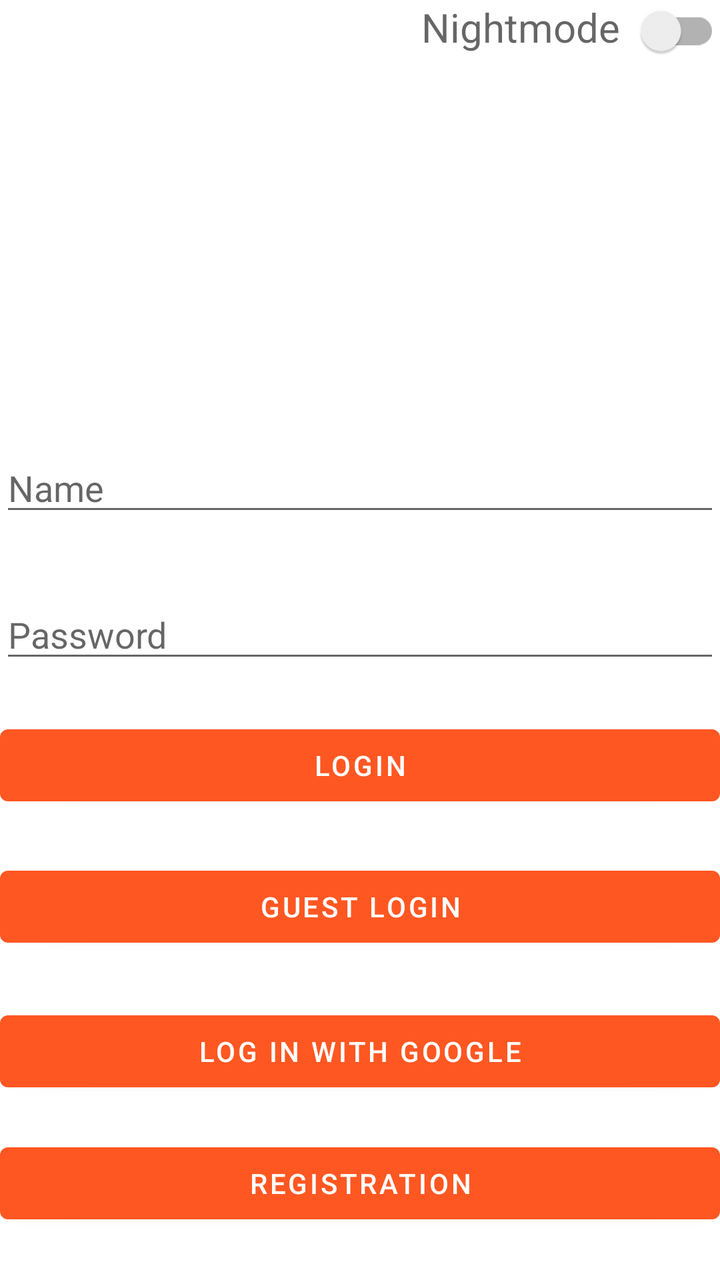
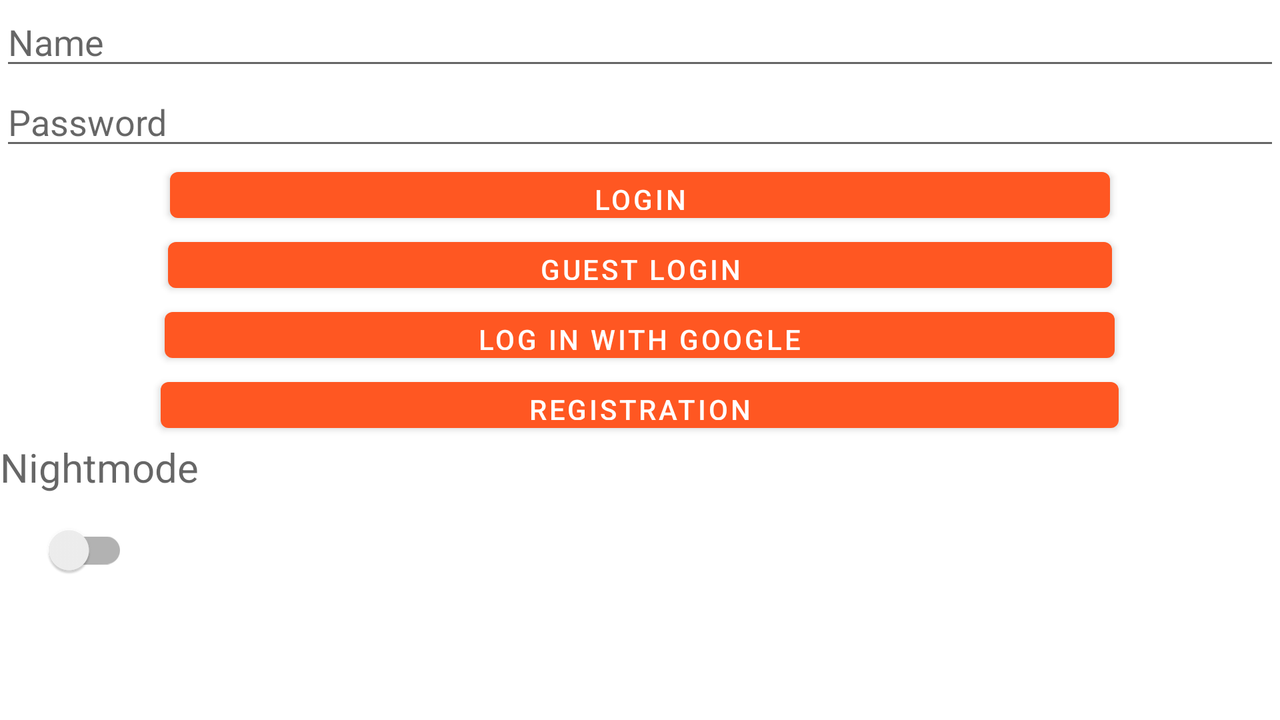

First picture: res/layout/ on a phone held upright. Second picture: the repository's own variant of that layout, on a device whose configuration matches the variant's folder. Source for both follows.
<!-- AndroidManifest.xml: application theme Theme.Light -->
<!-- res/layout/activity_main.xml -->
<?xml version="1.0" encoding="utf-8"?>
<androidx.constraintlayout.widget.ConstraintLayout
    xmlns:android="http://schemas.android.com/apk/res/android"
    xmlns:tools="http://schemas.android.com/tools"
    xmlns:app="http://schemas.android.com/apk/res-auto"
    android:layout_width="match_parent"
    android:layout_height="match_parent"
    tools:context=".MainActivity">


    <TextView
        android:id="@+id/nightMode"
        android:layout_width="102dp"
        android:layout_height="51dp"
        android:hint="@string/night_mode"
        android:inputType="text"
        android:textSize="20dp"
        app:layout_constraintBottom_toBottomOf="parent"
        app:layout_constraintEnd_toEndOf="@+id/bt_switch"
        app:layout_constraintHorizontal_bias="0.816"
        app:layout_constraintStart_toStartOf="parent"
        app:layout_constraintTop_toTopOf="parent"
        app:layout_constraintVertical_bias="0.0" />

    <androidx.appcompat.widget.SwitchCompat
        android:id="@+id/bt_switch"
        android:layout_width="85dp"
        android:layout_height="31dp"
        app:layout_constraintEnd_toEndOf="parent"
        app:layout_constraintHorizontal_bias="1.0"
        app:layout_constraintStart_toStartOf="parent"
        app:layout_constraintTop_toTopOf="parent" />

    <EditText

        android:id="@+id/editTextUserName"
        android:layout_width="match_parent"
        android:layout_height="wrap_content"
        android:ems="10"
        android:hint="@string/name"
        android:inputType="text"
        app:layout_constraintBottom_toBottomOf="parent"
        app:layout_constraintTop_toTopOf="parent"
        app:layout_constraintVertical_bias="0.37"
        tools:layout_editor_absoluteX="0dp" />

    <EditText

        android:id="@+id/editTextPassword"
        android:layout_width="match_parent"
        android:layout_height="wrap_content"
        android:layout_marginBottom="200dp"
        android:ems="10"
        android:hint="@string/password"
        android:inputType="textPassword"
        app:layout_constraintBottom_toBottomOf="parent"
        app:layout_constraintTop_toBottomOf="@+id/editTextUserName"
        app:layout_constraintVertical_bias="0.235"
        tools:layout_editor_absoluteX="-16dp" />

    <Button
        android:id="@+id/loginButton"
        android:layout_width="0dp"
        android:layout_height="wrap_content"
        android:onClick="login"
        android:text="@string/login"
        app:layout_constraintBottom_toBottomOf="parent"
        app:layout_constraintEnd_toEndOf="parent"
        app:layout_constraintHorizontal_bias="1.0"
        app:layout_constraintStart_toStartOf="parent"
        app:layout_constraintTop_toBottomOf="@+id/editTextPassword"
        app:layout_constraintVertical_bias="0.088" />

    <Button
        android:id="@+id/guestLoginButton"
        android:layout_width="0dp"
        android:layout_height="wrap_content"
        android:onClick="guestLogin"
        android:text="@string/guest_login"
        app:layout_constraintBottom_toBottomOf="parent"
        app:layout_constraintEnd_toEndOf="parent"
        app:layout_constraintHorizontal_bias="0.0"
        app:layout_constraintStart_toStartOf="parent"
        app:layout_constraintTop_toBottomOf="@+id/loginButton"
        app:layout_constraintVertical_bias="0.122" />

    <Button
        android:id="@+id/googleSignInButton"
        android:layout_width="0dp"
        android:layout_height="wrap_content"
        android:layout_marginTop="20dp"
        android:onClick="loginWithGoogle"
        android:text="@string/log_in_with_google"
        app:layout_constraintBottom_toBottomOf="parent"
        app:layout_constraintEnd_toEndOf="parent"
        app:layout_constraintHorizontal_bias="1.0"
        app:layout_constraintStart_toStartOf="parent"
        app:layout_constraintTop_toBottomOf="@+id/guestLoginButton"
        app:layout_constraintVertical_bias="0.047" />

    <Button
        android:id="@+id/registerButton"
        android:layout_width="0dp"
        android:layout_height="wrap_content"
        android:layout_marginTop="12dp"
        android:text="@string/registration"
        android:onClick="register"
        app:layout_constraintBottom_toBottomOf="parent"
        app:layout_constraintEnd_toEndOf="parent"
        app:layout_constraintHorizontal_bias="0.0"
        app:layout_constraintStart_toStartOf="parent"
        app:layout_constraintTop_toBottomOf="@+id/googleSignInButton"
        app:layout_constraintVertical_bias="0.195" />

</androidx.constraintlayout.widget.ConstraintLayout>
<!-- resources referenced by this layout -->
<resources>
  <string name="guest_login">Guest login</string>
  <string name="log_in_with_google">Log in with Google</string>
  <string name="login">Login</string>
  <string name="name">Name</string>
  <string name="night_mode">Nightmode</string>
  <string name="password">Password</string>
  <string name="registration">Registration</string>
  <style name="Theme.Light" parent="Theme.MaterialComponents.DayNight.DarkActionBar">
          
          <item name="colorPrimary">@color/orange</item>
          <item name="colorPrimaryVariant">@color/teal</item>
          <item name="colorOnPrimary">@color/white</item>
          
          <item name="colorSecondary">@color/blue</item>
          <item name="colorSecondaryVariant">@color/yellow</item>
          <item name="colorOnSecondary">@color/black</item>
          
          <item name="android:statusBarColor" tools:targetApi="l">?attr/colorPrimaryVariant</item>
          
      </style>
  <color name="orange">#FF5722</color>
  <color name="teal">#009688</color>
  <color name="white">#FFFFFFFF</color>
  <color name="blue">#3F51B5</color>
  <color name="yellow">#FFEB3B</color>
  <color name="black">#FF000000</color>
</resources>
<!-- res/layout-land/activity_main.xml (the repository's variant of the layout above) -->
<!-- drawn on the phone turned sideways -->
<?xml version="1.0" encoding="utf-8"?>
<LinearLayout xmlns:android="http://schemas.android.com/apk/res/android"
    xmlns:app="http://schemas.android.com/apk/res-auto"
    xmlns:tools="http://schemas.android.com/tools"
    android:layout_width="match_parent"
    android:layout_height="match_parent"
    android:orientation="vertical"
    tools:context=".MainActivity">


    <EditText

        android:id="@+id/editTextUserName"
        android:layout_width="match_parent"
        android:layout_height="40dp"
        android:ems="10"
        android:hint="@string/name"
        android:inputType="text"
        tools:layout_editor_absoluteX="16dp" />

    <EditText

        android:id="@+id/editTextPassword"
        android:layout_width="match_parent"
        android:layout_height="40dp"
        android:ems="10"
        android:hint="@string/password"
        android:inputType="textPassword" />



    <Button
        android:id="@+id/loginButton"
        android:layout_width="470dp"
        android:layout_height="35dp"
        android:layout_gravity="center"
        android:onClick="login"
        android:text="@string/login" />

    <Button
        android:id="@+id/guestLoginButton"
        android:layout_width="472dp"
        android:layout_height="35dp"
        android:layout_gravity="center"
        android:onClick="guestLogin"
        android:text="@string/guest_login" />

    <Button
        android:id="@+id/googleSignInButton"
        android:layout_width="475dp"
        android:layout_height="35dp"
        android:layout_gravity="center"
        android:onClick="loginWithGoogle"
        android:text="@string/log_in_with_google" />

    <Button
        android:id="@+id/registerButton"
        android:layout_width="479dp"
        android:layout_height="35dp"
        android:layout_gravity="center"
        android:onClick="register"
        android:text="@string/registration" />

    <TextView
        android:id="@+id/nightMode"
        android:layout_width="118dp"
        android:layout_height="40dp"
        android:textSize="20dp"
        android:hint="@string/night_mode"
        android:inputType="text" />

    <androidx.appcompat.widget.SwitchCompat
        android:id="@+id/bt_switch"
        android:layout_width="64dp"
        android:layout_height="30dp" />


</LinearLayout>
